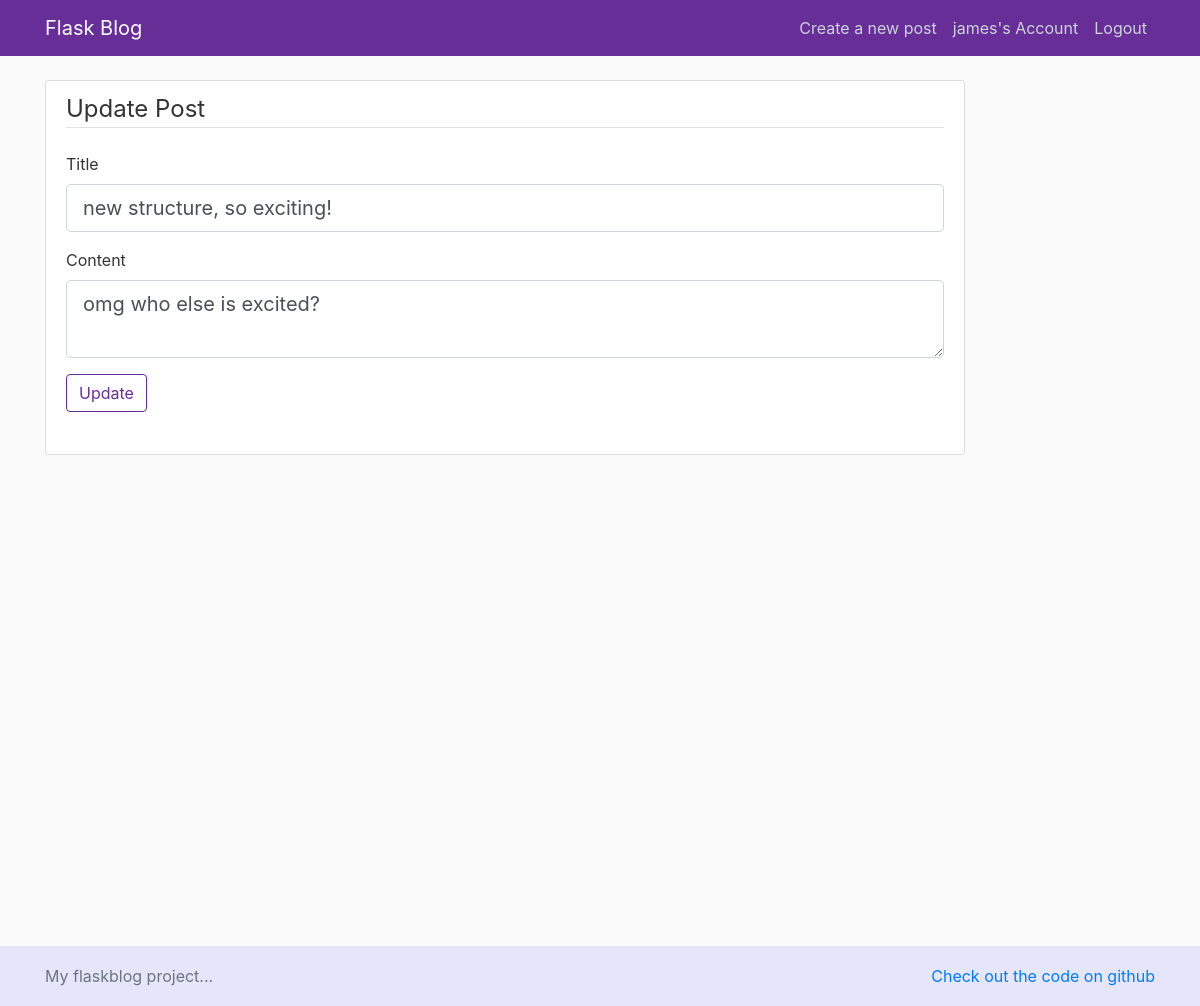
The page /post/10/update (signed in) on the database its author committed.
### flaskblog/models.py (models this page shows, shortened)
class User(db.Model, UserMixin):
    id = db.Column(db.Integer, primary_key=True)
    username = db.Column(db.String(20), unique=True, nullable=False)
    email = db.Column(db.String(120), unique=True, nullable=False)
    image_file = db.Column(db.String(20), nullable=False, default='default.jpg')
    password = db.Column(db.String(60), nullable=False)
    posts = db.relationship('Post', backref='author', lazy=True)

class Post(db.Model):
    id = db.Column(db.Integer, primary_key=True)
    title = db.Column(db.String(100), nullable=False)
    date_posted = db.Column(db.DateTime, nullable=False, default=datetime.utcnow)
    content = db.Column(db.Text, nullable=False)
    user_id = db.Column(db.Integer, db.ForeignKey('user.id'), nullable=False)

### flaskblog/posts/routes.py (the view)
@posts.route("/post/<int:post_id>/update", methods=['GET', 'POST'])
@login_required
def update_post(post_id):
    post = Post.query.get_or_404(post_id)
    if post.author != current_user:
        abort(403)
    form = UpdatePostForm()
    if form.validate_on_submit():
        post.title = form.title.data
        post.content = form.content.data
        db.session.commit()
        flash('Post has been updated.', 'success')
        return redirect(url_for('posts.post', post_id=post.id))
    elif request.method == 'GET':
        form.title.data = post.title
        form.content.data = post.content
    return render_template('new_post.html', title='Update post', form=form, legend='Update Post')

### flaskblog/posts/forms.py
class UpdatePostForm(FlaskForm):
    title = StringField('Title', validators=[DataRequired()])
    content = TextAreaField("Content", validators=[DataRequired()])
    submit = SubmitField('Update')

### flaskblog/models.py (called while the page is built)
@login_manager.user_loader
def load_user(user_id):
    return User.query.get(int(user_id))

### flaskblog/templates/new_post.html (shortened to what this page needs)
{% extends "layout.html" %}
{% block content %}
<div class="content-section">
        <form method="POST" action="">
            <fieldset class="form-group">
                <legend class="border-bottom mb-4">{{ legend }}</legend>
                {{ form.title.label(class="form-control-label") }}
                <div class="form-group">
                    {% if form.title.errors %}
                    {{ form.title(class="form-control form-control-lg is-invalid") }}
                    <div class="invalid-feedback">
                        {% for error in form.title.errors %}
                        <span>{{ error }}</span>
                        {% endfor %}
                    </div>
                    {% else %}
                    {{ form.title(class="form-control form-control-lg") }}
                    {% endif %}
                </div>
                <div class="form-group">
                    {{ form.content.label(class="form-control-label") }}
                    {% if form.content.errors %}
                    {{ form.content(class="form-control form-control-lg is-invalid") }}
                    <div class="invalid-feedback">
                        {% for error in form.content.errors %}
                        <span>{{ error }}</span>
                        {% endfor %}
                    </div>
                    {% else %}
                    {{ form.content(class="form-control form-control-lg") }}
                    {% endif %}
                </div>
                <div class="form-group">
                {{ form.submit(class="btn btn-outline-primary") }}
            </div>
            </fieldset>
        </form>
    </div>
{% endblock content %}

### flaskblog/templates/layout.html (shortened to what this page needs)
<!DOCTYPE html>
<html>
<head>
    <link rel="stylesheet" href="https://maxcdn.bootstrapcdn.com/bootstrap/4.0.0/css/bootstrap.min.css">
    <link rel="stylesheet" type="text/css" href="{{ url_for('static', filename='main.css') }}">
</head>
<body>
    <header class="site-header">
      <nav class="navbar navbar-expand-md navbar-dark fixed-top" style="background-color:#682e98">
        <div class="container">
            <a class="navbar-brand mr-4" href="/">Flask Blog</a>
          <div class="collapse navbar-collapse" id="navbarToggle">
            <div class="navbar-nav">
                {% if current_user.is_authenticated %}
                    <a class="nav-item nav-link" href="{{ url_for('posts.new_post') }}">Create a new post</a>
                    <a class="nav-item nav-link" href="{{ url_for('users.account') }}">{{current_user.username}}'s Account</a>
                    <a class="nav-item nav-link" href="{{ url_for('users.logout') }}">Logout</a>
                {% else %}
                    <a class="nav-item nav-link" href="{{ url_for('users.login') }}">Login</a>
                    <a class="nav-item nav-link" href="{{ url_for('users.register') }}">Register</a>
                {% endif %}
            </div>
          </div>
        </div>
      </nav>
    </header>
    <main role="main" class="container">
      <div class="row" style="min-height: 850px">
        <div class="col-md-10">
          {% block content %}{% endblock %}
        </div>
        </div>
    </main>
    <footer class="footer position-relative" style="background-color: #E6E6FA;height: 60px;line-height: 60px;">
      <div class="container">
        <span class="text-muted alightleft">My flaskblog project...</span>
          <span class="alignright"><a href="http://www.github.com/camotoad">Check out the code on github</a></span>
        </div>
    </footer>
</body>
</html>

### flaskblog/static/main.css (style rules this page uses)
body { background: #fafafa; color: #333333; margin-top: 5rem; }
.site-header .navbar-nav .nav-link { color: #cbd5db; }
.content-section { background: #ffffff; padding: 10px 20px; border: 1px solid #dddddd; border-radius: 3px; margin-bottom: 20px; }
.footer { position: relative; bottom: 0; width: 100%; height: 60px; line-height: 60px; background-color: #E6E6FA; }
.alignright { float: right; }
.btn-outline-primary { border-color: #682e98 !important; color: #682e98 !important; }

### rows shown on the page
User: username "james"
Post: title "new structure, so exciting!", content "omg who else is excited?"

### other values the page prints
{{ legend }} "Update Post"
